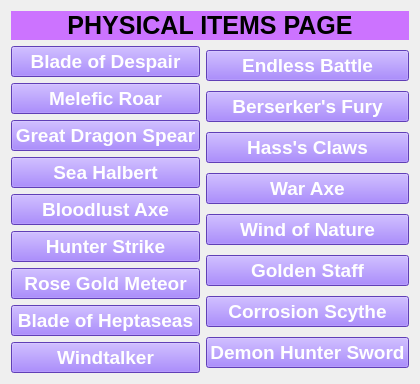
         <widget class="QWidget" name="physical_page">
          <layout class="QVBoxLayout" name="verticalLayout_9">
           <item>
            <widget class="QLabel" name="Physical_pageIntro">
             <property name="maximumSize">
              <size>
               <width>16777215</width>
               <height>120</height>
              </size>
             </property>
             <property name="font">
              <font>
               <pointsize>19</pointsize>
               <weight>75</weight>
               <bold>true</bold>
              </font>
             </property>
             <property name="styleSheet">
              <string notr="true">background-color: rgb(204, 115, 255);</string>
             </property>
             <property name="text">
              <string>PHYSICAL ITEMS PAGE</string>
             </property>
             <property name="alignment">
              <set>Qt::AlignCenter</set>
             </property>
            </widget>
           </item>
           <item>
            <layout class="QHBoxLayout" name="horizontalLayout_6">
             <item>
              <layout class="QVBoxLayout" name="verticalLayout_6">
               <property name="topMargin">
                <number>0</number>
               </property>
               <item>
                <widget class="QPushButton" name="BOD_button">
                 <property name="font">
                  <font>
                   <pointsize>14</pointsize>
                   <weight>75</weight>
                   <bold>true</bold>
                  </font>
                 </property>
                 <property name="styleSheet">
                  <string notr="true">QPushButton:checked{
 background-color: rgb(146, 74, 255);
 color: #1F95EF;
 font-weight:bold;
}

QPushButton:hover{
 background-color: rgb(206, 121, 255);
}

QPushButton{
 background-color: rgb(135, 88, 255);
 color:white;
}
</string>
                 </property>
                 <property name="text">
                  <string>Blade of Despair</string>
                 </property>
                 <property name="checkable">
                  <bool>true</bool>
                 </property>
                 <property name="autoExclusive">
                  <bool>true</bool>
                 </property>
                </widget>
               </item>
               <item>
                <widget class="QPushButton" name="melefic_button">
                 <property name="font">
                  <font>
                   <pointsize>14</pointsize>
                   <weight>75</weight>
                   <bold>true</bold>
                  </font>
                 </property>
                 <property name="styleSheet">
                  <string notr="true">QPushButton:checked{
 background-color: rgb(146, 74, 255);
 color: #1F95EF;
 font-weight:bold;
}

QPushButton:hover{
 background-color: rgb(206, 121, 255);
}

QPushButton{
 background-color: rgb(135, 88, 255);
 color:white;
}
</string>
                 </property>
                 <property name="text">
                  <string>Melefic Roar</string>
                 </property>
                 <property name="checkable">
                  <bool>true</bool>
                 </property>
                 <property name="autoExclusive">
                  <bool>true</bool>
                 </property>
                </widget>
               </item>
               <item>
                <widget class="QPushButton" name="GreatDragon_button">
                 <property name="font">
                  <font>
                   <pointsize>14</pointsize>
                   <weight>75</weight>
                   <bold>true</bold>
                  </font>
                 </property>
                 <property name="styleSheet">
                  <string notr="true">QPushButton:checked{
 background-color: rgb(146, 74, 255);
 color: #1F95EF;
 font-weight:bold;
}

QPushButton:hover{
 background-color: rgb(206, 121, 255);
}

QPushButton{
 background-color: rgb(135, 88, 255);
 color:white;
}
</string>
                 </property>
                 <property name="text">
                  <string>Great Dragon Spear</string>
                 </property>
                 <property name="checkable">
                  <bool>true</bool>
                 </property>
                 <property name="autoExclusive">
                  <bool>true</bool>
                 </property>
                </widget>
               </item>
               <item>
                <widget class="QPushButton" name="SeaHalbert_button">
                 <property name="font">
                  <font>
                   <pointsize>14</pointsize>
                   <weight>75</weight>
                   <bold>true</bold>
                  </font>
                 </property>
                 <property name="styleSheet">
                  <string notr="true">QPushButton:checked{
 background-color: rgb(146, 74, 255);
 color: #1F95EF;
 font-weight:bold;
}

QPushButton:hover{
 background-color: rgb(206, 121, 255);
}

QPushButton{
 background-color: rgb(135, 88, 255);
 color:white;
}
</string>
                 </property>
                 <property name="text">
                  <string>Sea Halbert</string>
                 </property>
                 <property name="checkable">
                  <bool>true</bool>
                 </property>
                 <property name="autoExclusive">
                  <bool>true</bool>
                 </property>
                </widget>
               </item>
               <item>
                <widget class="QPushButton" name="Bloodlust_button">
                 <property name="font">
                  <font>
                   <pointsize>14</pointsize>
                   <weight>75</weight>
                   <bold>true</bold>
                  </font>
                 </property>
                 <property name="styleSheet">
                  <string notr="true">QPushButton:checked{
 background-color: rgb(146, 74, 255);
 color: #1F95EF;
 font-weight:bold;
}

QPushButton:hover{
 background-color: rgb(206, 121, 255);
}

QPushButton{
 background-color: rgb(135, 88, 255);
 color:white;
}
</string>
                 </property>
                 <property name="text">
                  <string>Bloodlust Axe</string>
                 </property>
                 <property name="checkable">
                  <bool>true</bool>
                 </property>
                 <property name="autoExclusive">
                  <bool>true</bool>
                 </property>
                </widget>
               </item>
               <item>
                <widget class="QPushButton" name="Hunter_button">
                 <property name="font">
                  <font>
                   <pointsize>14</pointsize>
                   <weight>75</weight>
                   <bold>true</bold>
                  </font>
                 </property>
                 <property name="styleSheet">
                  <string notr="true">QPushButton:checked{
 background-color: rgb(146, 74, 255);
 color: #1F95EF;
 font-weight:bold;
}

QPushButton:hover{
 background-color: rgb(206, 121, 255);
}

QPushButton{
 background-color: rgb(135, 88, 255);
 color:white;
}
</string>
                 </property>
                 <property name="text">
                  <string>Hunter Strike</string>
                 </property>
                 <property name="checkable">
                  <bool>true</bool>
                 </property>
                 <property name="autoExclusive">
                  <bool>true</bool>
                 </property>
                </widget>
               </item>
               <item>
                <widget class="QPushButton" name="RoseGold_button">
                 <property name="font">
                  <font>
                   <pointsize>14</pointsize>
                   <weight>75</weight>
                   <bold>true</bold>
                  </font>
                 </property>
                 <property name="styleSheet">
                  <string notr="true">QPushButton:checked{
 background-color: rgb(146, 74, 255);
 color: #1F95EF;
 font-weight:bold;
}

QPushButton:hover{
 background-color: rgb(206, 121, 255);
}

QPushButton{
 background-color: rgb(135, 88, 255);
 color:white;
}
</string>
                 </property>
                 <property name="text">
                  <string>Rose Gold Meteor</string>
                 </property>
                 <property name="checkable">
                  <bool>true</bool>
                 </property>
                 <property name="autoExclusive">
                  <bool>true</bool>
                 </property>
                </widget>
               </item>
               <item>
                <widget class="QPushButton" name="Heptaseas_button">
                 <property name="font">
                  <font>
                   <pointsize>14</pointsize>
                   <weight>75</weight>
                   <bold>true</bold>
                  </font>
                 </property>
                 <property name="styleSheet">
                  <string notr="true">QPushButton:checked{
 background-color: rgb(146, 74, 255);
 color: #1F95EF;
 font-weight:bold;
}

QPushButton:hover{
 background-color: rgb(206, 121, 255);
}

QPushButton{
 background-color: rgb(135, 88, 255);
 color:white;
}
</string>
                 </property>
                 <property name="text">
                  <string>Blade of Heptaseas</string>
                 </property>
                 <property name="checkable">
                  <bool>true</bool>
                 </property>
                 <property name="autoExclusive">
                  <bool>true</bool>
                 </property>
                </widget>
               </item>
               <item>
                <widget class="QPushButton" name="Windtalker_button">
                 <property name="font">
                  <font>
                   <pointsize>14</pointsize>
                   <weight>75</weight>
                   <italic>false</italic>
                   <bold>true</bold>
                  </font>
                 </property>
                 <property name="styleSheet">
                  <string notr="true">QPushButton:checked{
 background-color: rgb(146, 74, 255);
 color: #1F95EF;
 font-weight:bold;
}

QPushButton:hover{
 background-color: rgb(206, 121, 255);
}

QPushButton{
 background-color: rgb(135, 88, 255);
 color:white;
}
</string>
                 </property>
                 <property name="text">
                  <string>Windtalker</string>
                 </property>
                 <property name="checkable">
                  <bool>true</bool>
                 </property>
                 <property name="autoExclusive">
                  <bool>true</bool>
                 </property>
                </widget>
               </item>
              </layout>
             </item>
             <item>
              <layout class="QVBoxLayout" name="verticalLayout_7">
               <item>
                <widget class="QPushButton" name="Endless_button">
                 <property name="font">
                  <font>
                   <pointsize>14</pointsize>
                   <weight>75</weight>
                   <bold>true</bold>
                  </font>
                 </property>
                 <property name="styleSheet">
                  <string notr="true">QPushButton:checked{
 background-color: rgb(146, 74, 255);
 color: #1F95EF;
 font-weight:bold;
}

QPushButton:hover{
 background-color: rgb(206, 121, 255);
}

QPushButton{
 background-color: rgb(135, 88, 255);
 color:white;
}
</string>
                 </property>
                 <property name="text">
                  <string>Endless Battle</string>
                 </property>
                 <property name="checkable">
                  <bool>true</bool>
                 </property>
                 <property name="autoExclusive">
                  <bool>true</bool>
                 </property>
                </widget>
               </item>
               <item>
                <widget class="QPushButton" name="Berserker_button">
                 <property name="font">
                  <font>
                   <pointsize>14</pointsize>
                   <weight>75</weight>
                   <bold>true</bold>
                  </font>
                 </property>
                 <property name="styleSheet">
                  <string notr="true">QPushButton:checked{
 background-color: rgb(146, 74, 255);
 color: #1F95EF;
 font-weight:bold;
}

QPushButton:hover{
 background-color: rgb(206, 121, 255);
}

QPushButton{
 background-color: rgb(135, 88, 255);
 color:white;
}
</string>
                 </property>
                 <property name="text">
                  <string>Berserker's Fury</string>
                 </property>
                 <property name="checkable">
                  <bool>true</bool>
                 </property>
                 <property name="autoExclusive">
                  <bool>true</bool>
                 </property>
                </widget>
               </item>
               <item>
                <widget class="QPushButton" name="Haas_button">
                 <property name="font">
                  <font>
                   <pointsize>14</pointsize>
                   <weight>75</weight>
                   <bold>true</bold>
                  </font>
                 </property>
                 <property name="styleSheet">
                  <string notr="true">QPushButton:checked{
 background-color: rgb(146, 74, 255);
 color: #1F95EF;
 font-weight:bold;
}

QPushButton:hover{
 background-color: rgb(206, 121, 255);
}

QPushButton{
 background-color: rgb(135, 88, 255);
 color:white;
}
</string>
                 </property>
                 <property name="text">
                  <string>Hass's Claws</string>
                 </property>
                 <property name="checkable">
                  <bool>true</bool>
                 </property>
                 <property name="autoExclusive">
                  <bool>true</bool>
                 </property>
                </widget>
               </item>
               <item>
                <widget class="QPushButton" name="WarX_button">
                 <property name="font">
                  <font>
                   <pointsize>14</pointsize>
                   <weight>75</weight>
                   <bold>true</bold>
                  </font>
                 </property>
                 <property name="styleSheet">
                  <string notr="true">QPushButton:checked{
 background-color: rgb(146, 74, 255);
 color: #1F95EF;
 font-weight:bold;
}

QPushButton:hover{
 background-color: rgb(206, 121, 255);
}

QPushButton{
 background-color: rgb(135, 88, 255);
 color:white;
}
</string>
                 </property>
                 <property name="text">
                  <string>War Axe</string>
                 </property>
                 <property name="checkable">
                  <bool>true</bool>
                 </property>
                 <property name="autoExclusive">
                  <bool>true</bool>
                 </property>
                </widget>
               </item>
               <item>
                <widget class="QPushButton" name="WON_button">
                 <property name="font">
                  <font>
                   <pointsize>14</pointsize>
                   <weight>75</weight>
                   <bold>true</bold>
                  </font>
                 </property>
                 <property name="styleSheet">
                  <string notr="true">QPushButton:checked{
 background-color: rgb(146, 74, 255);
 color: #1F95EF;
 font-weight:bold;
}

QPushButton:hover{
 background-color: rgb(206, 121, 255);
}

QPushButton{
 background-color: rgb(135, 88, 255);
 color:white;
}
</string>
                 </property>
                 <property name="text">
                  <string>Wind of Nature</string>
                 </property>
                 <property name="checkable">
                  <bool>true</bool>
                 </property>
                 <property name="autoExclusive">
                  <bool>true</bool>
                 </property>
                </widget>
               </item>
               <item>
                <widget class="QPushButton" name="Golden_button">
                 <property name="font">
                  <font>
                   <pointsize>14</pointsize>
                   <weight>75</weight>
                   <bold>true</bold>
                  </font>
                 </property>
                 <property name="styleSheet">
                  <string notr="true">QPushButton:checked{
 background-color: rgb(146, 74, 255);
 color: #1F95EF;
 font-weight:bold;
}

QPushButton:hover{
 background-color: rgb(206, 121, 255);
}

QPushButton{
 background-color: rgb(135, 88, 255);
 color:white;
}
</string>
                 </property>
                 <property name="text">
                  <string>Golden Staff</string>
                 </property>
                 <property name="checkable">
                  <bool>true</bool>
                 </property>
                 <property name="autoExclusive">
                  <bool>true</bool>
                 </property>
                </widget>
               </item>
               <item>
                <widget class="QPushButton" name="Corrosion_button">
                 <property name="font">
                  <font>
                   <pointsize>14</pointsize>
                   <weight>75</weight>
                   <bold>true</bold>
                  </font>
                 </property>
                 <property name="styleSheet">
                  <string notr="true">QPushButton:checked{
 background-color: rgb(146, 74, 255);
 color: #1F95EF;
 font-weight:bold;
}

QPushButton:hover{
 background-color: rgb(206, 121, 255);
}

QPushButton{
 background-color: rgb(135, 88, 255);
 color:white;
}
</string>
                 </property>
                 <property name="text">
                  <string>Corrosion Scythe</string>
                 </property>
                 <property name="checkable">
                  <bool>true</bool>
                 </property>
                 <property name="autoExclusive">
                  <bool>true</bool>
                 </property>
                </widget>
               </item>
               <item>
                <widget class="QPushButton" name="DHS_button">
                 <property name="font">
                  <font>
                   <pointsize>14</pointsize>
                   <weight>75</weight>
                   <bold>true</bold>
                  </font>
                 </property>
                 <property name="styleSheet">
                  <string notr="true">QPushButton:checked{
 background-color: rgb(146, 74, 255);
 color: #1F95EF;
 font-weight:bold;
}

QPushButton:hover{
 background-color: rgb(206, 121, 255);
}

QPushButton{
 background-color: rgb(135, 88, 255);
 color:white;
}
</string>
                 </property>
                 <property name="text">
                  <string>Demon Hunter Sword</string>
                 </property>
                 <property name="checkable">
                  <bool>true</bool>
                 </property>
                 <property name="autoExclusive">
                  <bool>true</bool>
                 </property>
                </widget>
               </item>
              </layout>
             </item>
            </layout>
           </item>
          </layout>
         </widget>
